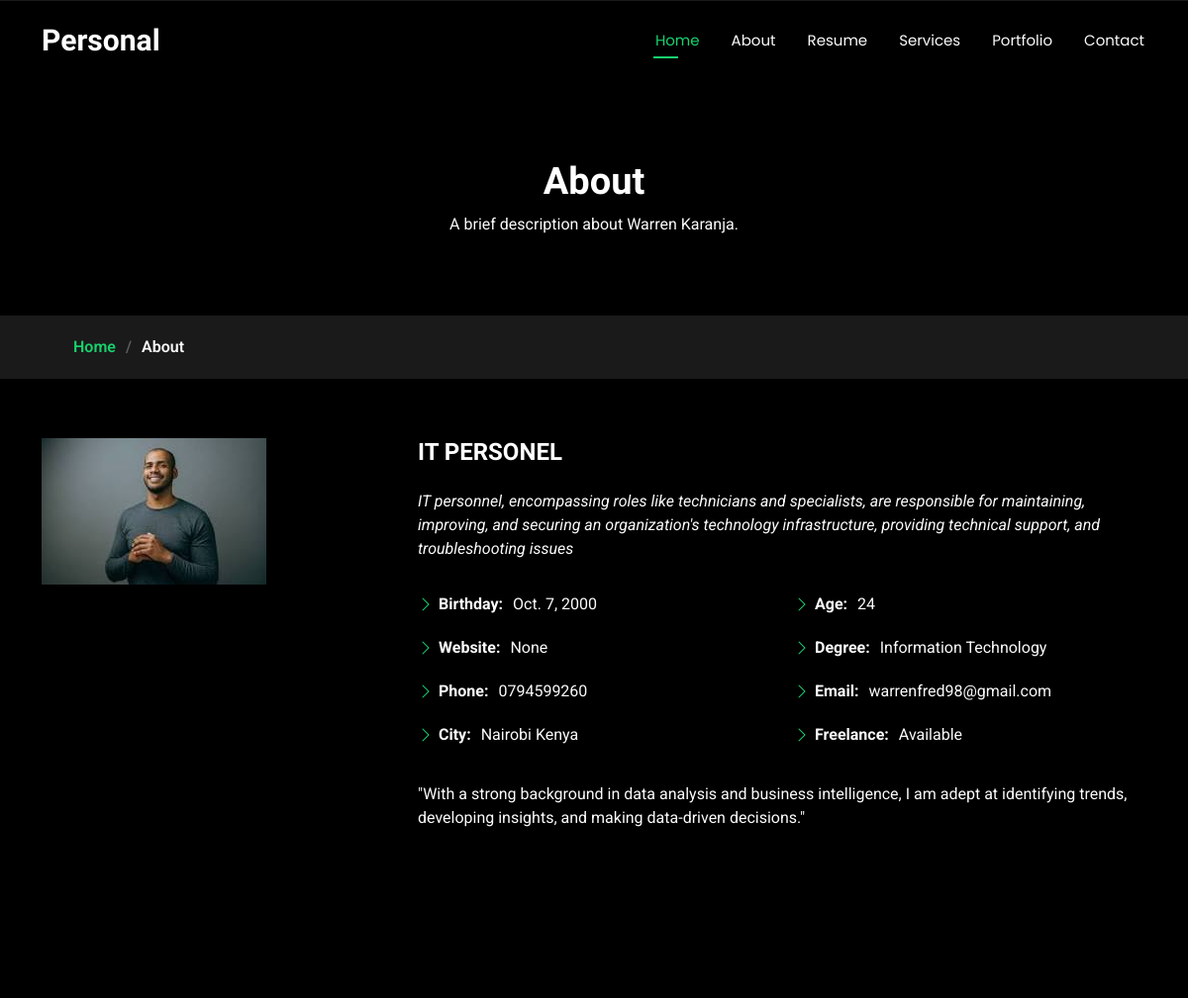
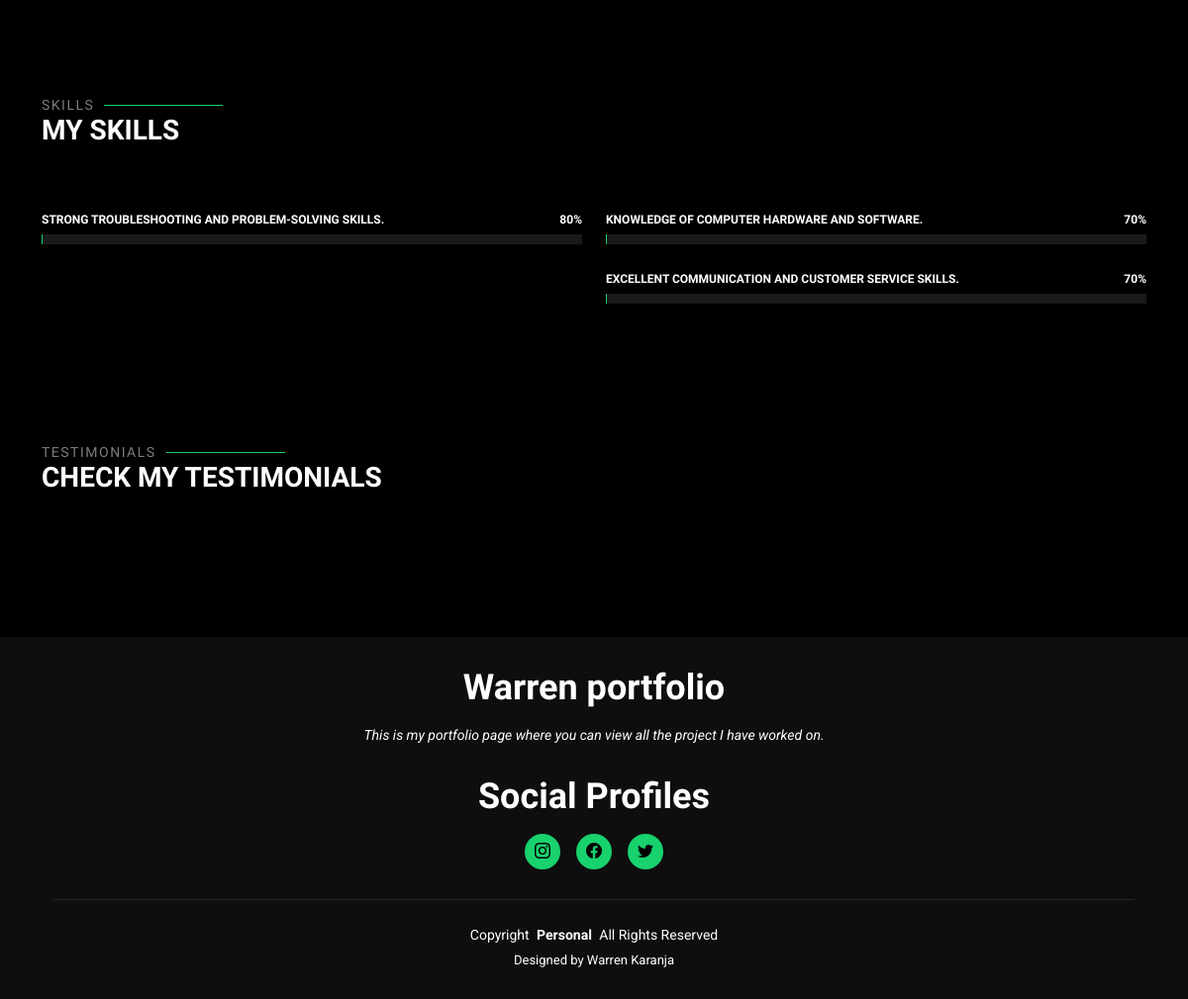
The page /about/ on the database its author committed (2 pictures, top to bottom).
### main/models.py (models this page shows, shortened)
class Profile(models.Model):
    title = models.CharField(max_length=255)
    short_description = models.TextField()
    birthday = models.DateField()
    website = models.URLField(blank=True, null=True)
    phone = models.CharField(max_length=20)
    city = models.CharField(max_length=100)
    age = models.PositiveIntegerField()
    degree = models.CharField(max_length=100)
    email = models.EmailField()
    freelance_status = models.CharField(max_length=50)
    bio = models.TextField()
    profile_image = models.ImageField(upload_to='img/', default='default.jpg')

class Skill(models.Model):
    name = models.CharField(max_length=100)
    level = models.PositiveIntegerField(help_text="Percentage value")

class SocialProfile(models.Model):
    name = models.CharField(max_length=50)
    url = models.URLField()
    icon_class = models.CharField(max_length=100)  # like 'bi bi-twitter-x'

### main/views.py (the view)
# urls.py: path('about/', views.about, name='about'),
def about(request):
    profile = Profile.objects.first()  # Assuming one profile exists
    stats = Stat.objects.all()
    skills = Skill.objects.all()
    testimonials = Testimonial.objects.all()
    skills_half = len(skills) // 2
    skills_data = {
        "first_half": skills[:skills_half],
        "second_half": skills[skills_half:]
    }
    context = {
        "about_description": "A brief description about Warren Karanja.",
        "profile": profile,
        "stats": stats,
        "skills": skills_data,
        "testimonials": testimonials,
    }
    return render(request, "about.html", context)

### main/context_processors.py (called while the page is built)
def social_profiles(request):
    profiles = SocialProfile.objects.all()
    return {'social_profiles': profiles}

### main/templates/about.html (shortened to what this page needs)
{% extends 'base.html' %}
{% load static %}
{% block content %}
<main class="main">
  <div class="page-title" data-aos="fade">
    <div class="heading">
      <div class="container">
        <div class="row d-flex justify-content-center text-center">
          <div class="col-lg-8">
            <h1>About</h1>
            <p class="mb-0">{{ about_description }}</p>
          </div>
        </div>
      </div>
    </div>
    <nav class="breadcrumbs">
      <div class="container">
        <ol>
          <li><a href="{% url 'home' %}">Home</a></li>
          <li class="current">About</li>
        </ol>
      </div>
    </nav>
  </div>
  <section id="about" class="about section">
    <div class="container" data-aos="fade-up" data-aos-delay="100">
      <div class="row gy-4 justify-content-center">
        <div class="col-lg-4">
            <img src="{{ profile.profile_image.url }}" class="img-fluid" alt="Profile Image">
        </div>
        <div class="col-lg-8 content">
          <h2>{{ profile.title }}</h2>
          <p class="fst-italic py-3">{{ profile.short_description }}</p>
          <div class="row">
            <div class="col-lg-6">
              <ul>
                <li><i class="bi bi-chevron-right"></i> <strong>Birthday:</strong> <span>{{ profile.birthday }}</span></li>
                <li><i class="bi bi-chevron-right"></i> <strong>Website:</strong> <span>{{ profile.website }}</span></li>
                <li><i class="bi bi-chevron-right"></i> <strong>Phone:</strong> <span>{{ profile.phone }}</span></li>
                <li><i class="bi bi-chevron-right"></i> <strong>City:</strong> <span>{{ profile.city }}</span></li>
              </ul>
            </div>
            <div class="col-lg-6">
              <ul>
                <li><i class="bi bi-chevron-right"></i> <strong>Age:</strong> <span>{{ profile.age }}</span></li>
                <li><i class="bi bi-chevron-right"></i> <strong>Degree:</strong> <span>{{ profile.degree }}</span></li>
                <li><i class="bi bi-chevron-right"></i> <strong>Email:</strong> <span>{{ profile.email }}</span></li>
                <li><i class="bi bi-chevron-right"></i> <strong>Freelance:</strong> <span>{{ profile.freelance_status }}</span></li>
              </ul>
            </div>
          </div>
          <p class="py-3">{{ profile.bio }}</p>
        </div>
      </div>
    </div>
  </section>
  <section id="stats" class="stats section">
  </section>
  <section id="skills" class="skills section">
    <div class="container section-title" data-aos="fade-up">
      <h2>Skills</h2>
      <div><span>My</span> <span class="description-title">Skills</span></div>
    </div>
    <div class="container" data-aos="fade-up" data-aos-delay="100">
      <div class="row skills-content skills-animation">
        <div class="col-lg-6">
          {% for skill in skills.first_half %}
          <div class="progress">
            <span class="skill"><span>{{ skill.name }}</span> <i class="val">{{ skill.level }}%</i></span>
            <div class="progress-bar-wrap">
            </div>
          </div>
          {% endfor %}
        </div>
        <div class="col-lg-6">
          {% for skill in skills.second_half %}
          <div class="progress">
            <span class="skill"><span>{{ skill.name }}</span> <i class="val">{{ skill.level }}%</i></span>
            <div class="progress-bar-wrap">
            </div>
          </div>
          {% endfor %}
        </div>
      </div>
    </div>
  </section>
  <section id="testimonials" class="testimonials section">
    <div class="container section-title" data-aos="fade-up">
      <h2>Testimonials</h2>
      <div><span>Check my</span> <span class="description-title">Testimonials</span></div>
    </div>
    <div class="container" data-aos="fade-up" data-aos-delay="100">
      <div class="swiper init-swiper">
      </div>
    </div>
  </section>
</main>
{% endblock content %}

### main/templates/base.html (shortened to what this page needs)
{% load static %}
<!DOCTYPE html>
<html lang="en">
<head>
  <link href="{% static 'vendor/bootstrap/css/bootstrap.min.css' %}" rel="stylesheet">
  <link href="{% static 'vendor/bootstrap-icons/bootstrap-icons.css' %}" rel="stylesheet">
  <link href="{% static 'assets/vendor/aos/aos.css' %}" rel="stylesheet">
  <link href="{% static 'vendor/swiper/swiper-bundle.min.css' %}" rel="stylesheet">
  <link href="{% static 'vendor/glightbox/css/glightbox.min.css' %}" rel="stylesheet">
  <link href="{% static 'css/main.css' %}" rel="stylesheet">
</head>
<body class="index-page">
  <header id="header" class="header d-flex align-items-center fixed-top">
    <div class="container-fluid container-xl position-relative d-flex align-items-center justify-content-between">
      <a href="{% url 'home' %}" class="logo d-flex align-items-center">
        <h1 class="sitename">Personal</h1>
      </a>
      <nav id="navmenu" class="navmenu">
        <ul>
          <li><a href="{% url 'home' %}" class="active">Home</a></li>
          <li><a href="{% url 'about' %}">About</a></li>
          <li><a href="{% url 'resume' %}">Resume</a></li>
          <li><a href="{% url 'services' %}">Services</a></li>
          <li><a href="{% url 'portfolio' %}">Portfolio</a></li>
          <li><a href="{% url 'contact' %}">Contact</a></li>
        </ul>
      </nav>
    </div>
  </header>
  {% block content %} {% endblock content %}
  <footer id="footer" class="footer dark-background">
    <div class="container">
      <h3 class="sitename">Warren portfolio</h3>
      <p>This is my portfolio page where you can view all the project I have worked on.</p>
      <div class="row">
        <div class="col-12">
            <h3 class="text-center mb-3">Social Profiles</h3>
            <div class="social-links d-flex justify-content-center">
                {% for profile in social_profiles %}
                    <a href="{{ profile.url }}" target="_blank" class="mx-2">
                        <i class="{{ profile.icon_class }}"></i>
                    </a>
                {% endfor %}
            </div>
        </div>
    </div>
      <div class="container">
        <div class="copyright">
          <span>Copyright</span> <strong class="px-1 sitename">Personal</strong> <span>All Rights Reserved</span>
        </div>
        <div class="credits">
          Designed by Warren Karanja</a>
        </div>
      </div>
    </div>
  </footer>
</body>
</html>

### rows shown on the page
Profile: profile_image (picture), title "IT PERSONEL", short_description "IT personnel, encompassing roles like technicians and specialists, are responsible for maintaining, improving, and securing an organization's technology infrastructure, providing technical support, and troubleshooting issues", birthday "Oct. 7, 2000", website "None", phone "0794599260", city "Nairobi Kenya", age "24", degree "Information Technology", email "warrenfred98@gmail.com", freelance_status "Available", bio "\"With a strong background in data analysis and business intelligence, I am adept at identifying trends, developing insights, and making data-driven decisions.\""
Skill: name "STRONG TROUBLESHOOTING AND PROBLEM-SOLVING SKILLS.", level "80"
Skill: name "KNOWLEDGE OF COMPUTER HARDWARE AND SOFTWARE.", level "70"
Skill: name "EXCELLENT COMMUNICATION AND CUSTOMER SERVICE SKILLS.", level "70"

### other values the page prints
{{ about_description }} "A brief description about Warren Karanja."
